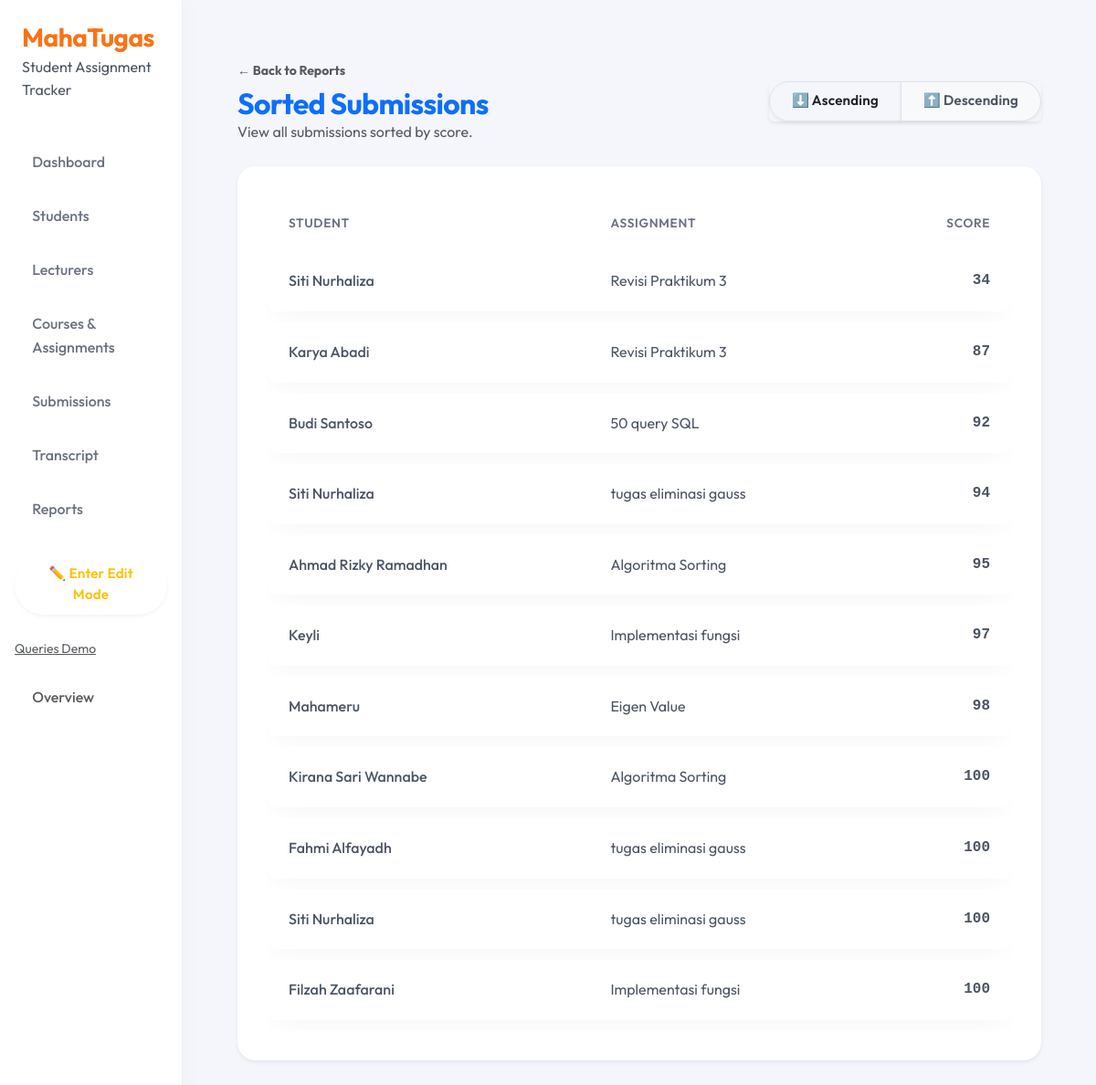
/reports/sort-submissions/, run on the app's committed database.
### tracker/models.py (models this page shows, shortened)
class Submission(models.Model):
    submission_id = models.AutoField(primary_key=True)
    assignment = models.ForeignKey(
        Assignment,
        on_delete=models.CASCADE,
        related_name='submissions'
    )
    student = models.ForeignKey(
        Student,
        on_delete=models.CASCADE,
        related_name='submissions'
    )
    submitted_at = models.DateTimeField(default=timezone.now)
    file_path = models.FileField(upload_to='submissions/')
    score = models.IntegerField(blank=True, null=True)
    remark = models.TextField(blank=True, null=True)

class Student(models.Model):
    def generate_nrp():
        last_student = Student.objects.order_by("-student_id").first()
        if last_student and last_student.nrp.isdigit():
            new_nrp = int(last_student.nrp) + 1
        else:
            new_nrp = 1  # kalau belum ada student
        return f"{new_nrp:03d}"  # format 3 digit, misal 001
    student_id = models.AutoField(primary_key=True)
    nrp = models.CharField(
    max_length=20,
    unique=True,
    default=generate_nrp,
    )
    name = models.CharField(max_length=150)
    email = models.EmailField(max_length=150, blank=True, null=True)
    photo_file = models.CharField(max_length=255, blank=True, null=True)  # path avatar

class Assignment(models.Model):
    assignment_id = models.AutoField(primary_key=True)
    course = models.ForeignKey(
        Course,
        on_delete=models.CASCADE,
        related_name='assignments'
    )
    title = models.CharField(max_length=200)
    description = models.TextField(blank=True, null=True)
    due_date = models.DateTimeField()
    max_score = models.IntegerField(default=100)

### tracker/views.py (the view)
# urls.py: path('reports/sort-submissions/', views.report_sort_submissions, name='report_sort_submissions'),
def report_sort_submissions(request):
    sort = request.GET.get("by", "asc")
    if sort == "desc":
        submissions = Submission.objects.order_by("-score")
    else:
        submissions = Submission.objects.order_by("score")
    return render(request, "tracker/reports/sort_submissions.html", {
        "submissions": submissions,
        "sort": sort
    })

### tracker/templates/tracker/reports/sort_submissions.html
{% extends "tracker/base.html" %}
{% block content %}
<div class="container py-4">
    <div class="d-flex justify-content-between align-items-center mb-4">
        <div>
            <a href="{% url 'report_menu' %}" class="text-decoration-none text-muted small fw-bold">
                ← Back to Reports
            </a>
            <h2 class="mt-1 mb-0 text-primary fw-bold">Sorted Submissions</h2>
            <p class="text-muted mb-0">View all submissions sorted by score.</p>
        </div>
        <div class="btn-group shadow-sm">
            <a href="?by=asc" class="btn btn-white border {% if request.GET.by == 'asc' %}active bg-light{% endif %}">
                ⬇️ Ascending
            </a>
            <a href="?by=desc" class="btn btn-white border {% if request.GET.by != 'asc' %}active bg-light{% endif %}">
                ⬆️ Descending
            </a>
        </div>
    </div>
    <div class="card border-0 shadow-sm overflow-hidden">
        <div class="card-body p-0">
            <div class="table-responsive">
                <table class="table table-hover align-middle mb-0">
                    <thead class="table-light">
                        <tr class="text-uppercase small text-muted fw-bold">
                            <th class="ps-4">Student</th>
                            <th>Assignment</th>
                            <th class="text-end pe-4">Score</th>
                        </tr>
                    </thead>
                    <tbody>
                        {% for s in submissions %}
                        <tr>
                            <td class="ps-4 fw-medium">{{ s.student.name }}</td>
                            <td>{{ s.assignment.title }}</td>
                            <td class="text-end pe-4 fw-bold font-monospace">{{ s.score }}</td>
                        </tr>
                        {% empty %}
                        <tr>
                            <td colspan="3" class="text-center py-5 text-muted">No submissions found.</td>
                        </tr>
                        {% endfor %}
                    </tbody>
                </table>
            </div>
        </div>
    </div>
</div>
{% endblock %}

### static/tracker/css/comfy.css (style rules this page uses)
:root { --bg-color: #f4f6fc; --surface-color: #ffffff; --text-primary: #4b5563; --text-secondary: #6b7280; --accent-color: #f97316; --accent-hover: #ea580c; --success-soft: #d1fae5; --success-text: #065f46; --warning-soft: #fef3c7; --warning-text: #92400e; --radius-lg: 20px; --radius-md: 12px; --shadow-soft: 0 10px 30px -10px rgba(0, 0, 0, 0.05); --shadow-hover: 0 20px 40px -10px rgba(0, 0, 0, 0.1); --transition-fast: all 0.2s cubic-bezier(0.4, 0, 0.2, 1); --animation-fade-up: fadeInUp 0.5s ease-out forwards; }
body { background-color: var(--bg-color); color: var(--text-primary); font-family: 'Outfit', sans-serif; line-height: 1.6; }
.card, .container, .container-fluid { border: none; }
.card { background: var(--surface-color); border-radius: var(--radius-lg); box-shadow: var(--shadow-soft); padding: 2rem; margin-bottom: 2rem; transition: var(--transition-fast); }
h1, h2, h3, h4, h5, h6 { color: #1f2937; font-weight: 700; letter-spacing: -0.02em; margin-bottom: 1rem; }
h2 { font-size: 2rem; }
.btn { border-radius: 50px; padding: 0.6rem 1.5rem; font-weight: 600; font-size: 0.95rem; letter-spacing: 0.01em; transition: var(--transition-fast); border: none; box-shadow: 0 2px 4px rgba(0, 0, 0, 0.05); }
.table { border-collapse: separate; border-spacing: 0 0.8rem; background: transparent; }
.table thead th { background: transparent; color: var(--text-secondary); font-weight: 600; font-size: 0.85rem; text-transform: uppercase; letter-spacing: 0.05em; border: none; padding-left: 1.5rem; }
.table tbody tr { background: var(--surface-color); box-shadow: var(--shadow-soft); border-radius: var(--radius-md); transition: var(--transition-fast); }
.table td { border: none; padding: 1.25rem 1.5rem; vertical-align: middle; color: var(--text-primary); }
.table td:first-child { border-top-left-radius: var(--radius-md); border-bottom-left-radius: var(--radius-md); }
.table td:last-child { border-top-right-radius: var(--radius-md); border-bottom-right-radius: var(--radius-md); }

### data on the page
Submission: student.name "Siti Nurhaliza", assignment "Revisi Praktikum 3", score "34"
Submission: student.name "Karya Abadi", assignment "Revisi Praktikum 3", score "87"
Submission: student.name "Budi Santoso", assignment "50 query SQL", score "92"
Submission: student.name "Siti Nurhaliza", assignment "tugas eliminasi gauss", score "94"
Submission: student.name "Ahmad Rizky Ramadhan", assignment "Algoritma Sorting", score "95"
Submission: student.name "Keyli", assignment "Implementasi fungsi", score "97"
Submission: student.name "Mahameru", assignment "Eigen Value", score "98"
Submission: student.name "Kirana Sari Wannabe", assignment "Algoritma Sorting", score "100"
Submission: student.name "Fahmi Alfayadh", assignment "tugas eliminasi gauss", score "100"
Submission: student.name "Siti Nurhaliza", assignment "tugas eliminasi gauss", score "100"
Submission: student.name "Filzah Zaafarani", assignment "Implementasi fungsi", score "100"
